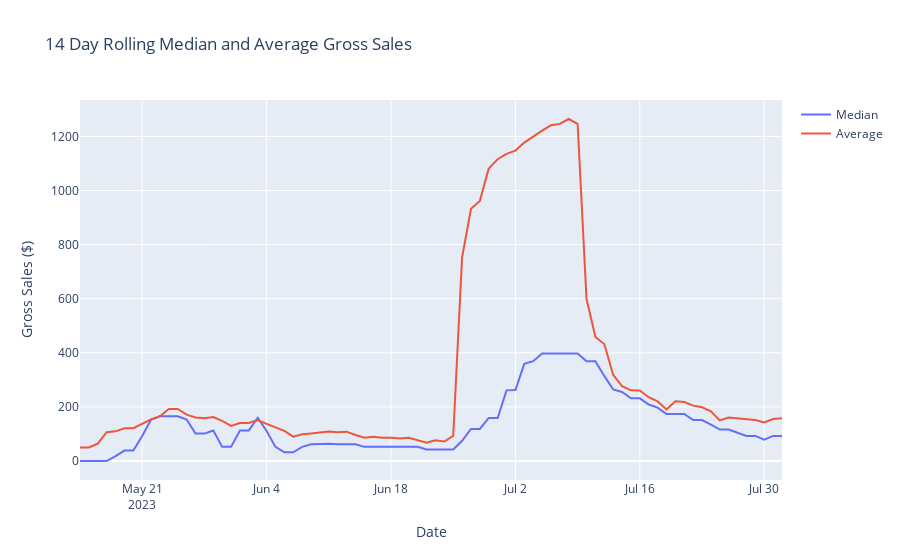

Notebook code for this chart:
### Code cell
# Get the rolling 14day median and average sales over time.
medians = sales.groupby('day')['gross_sales'].median()
medians = medians.rolling(14).median()
medians = medians.dropna()

averages = sales.groupby('day')['gross_sales'].mean()
averages = averages.rolling(14).mean()
averages = averages.dropna()

# Plot medians against averages
mav_fig = go.Figure(data=go.Scatter(x=medians.index, y=medians, name='Median'))
mav_fig.add_trace(go.Scatter(x=averages.index, y=averages, name='Average'))
mav_fig.update_layout(title='14 Day Rolling Median and Average Gross Sales',
                      xaxis_title='Date',
                      yaxis_title='Gross Sales ($)')
mav_fig.show()
